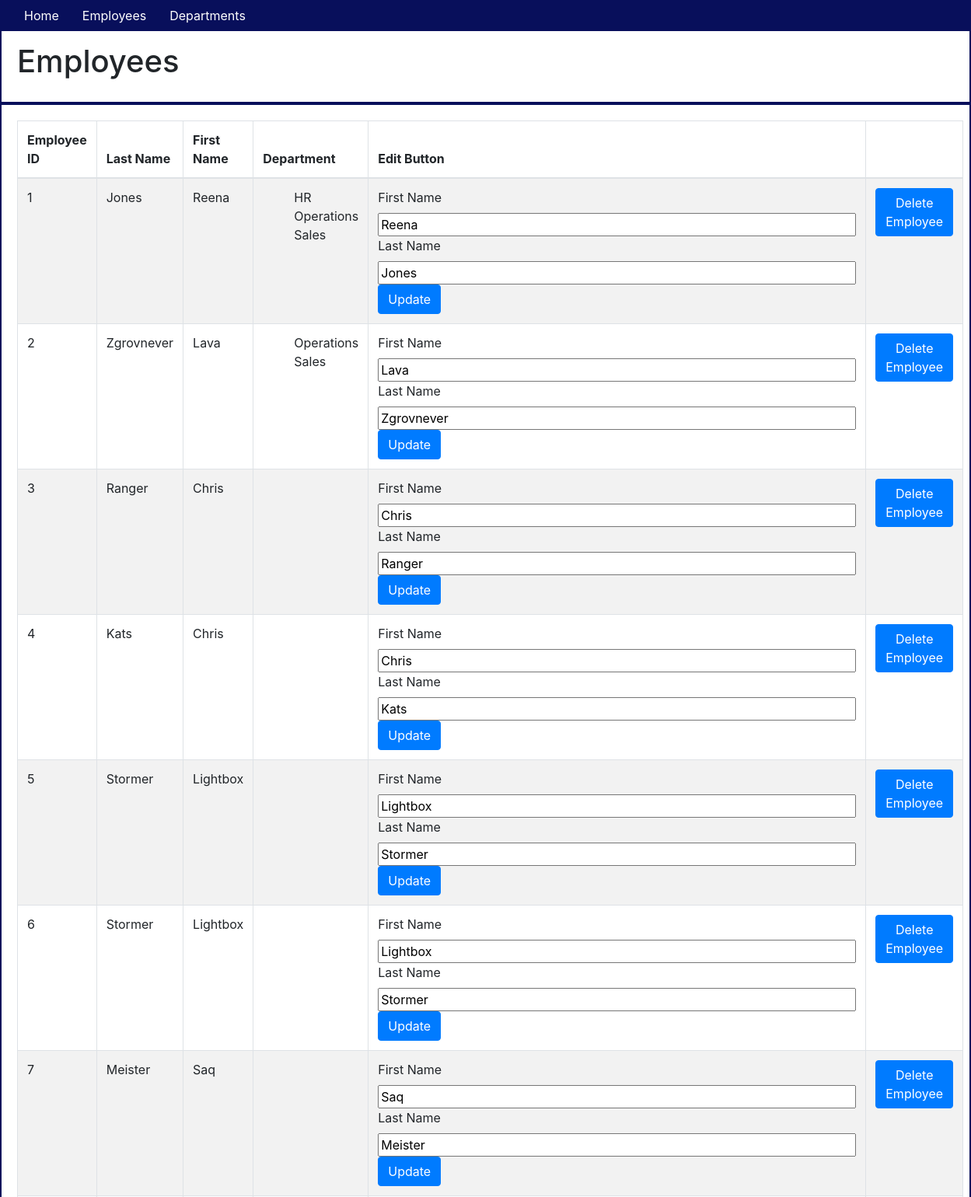
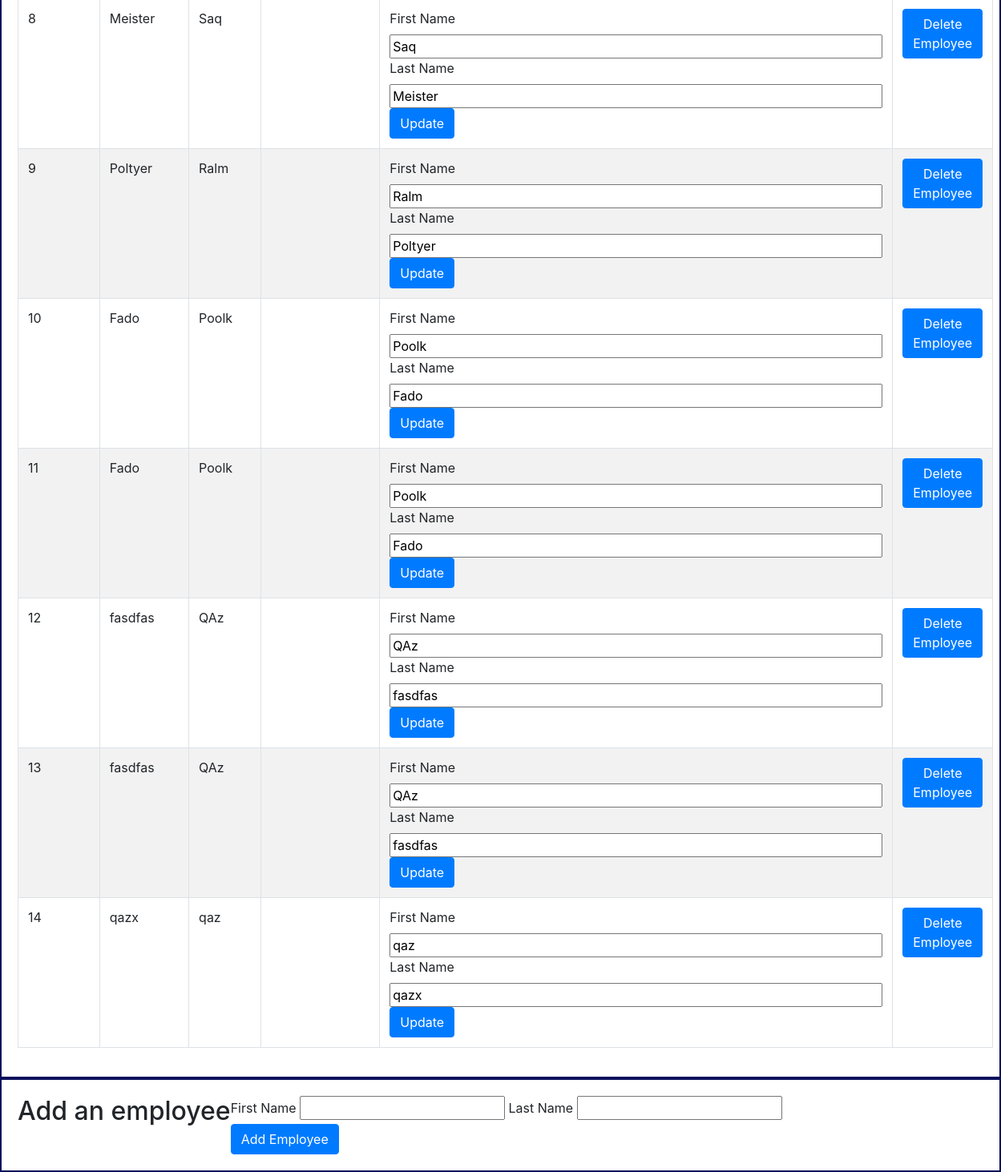
/employees, run on an earlier commit of the app's database (2 pictures, top to bottom).
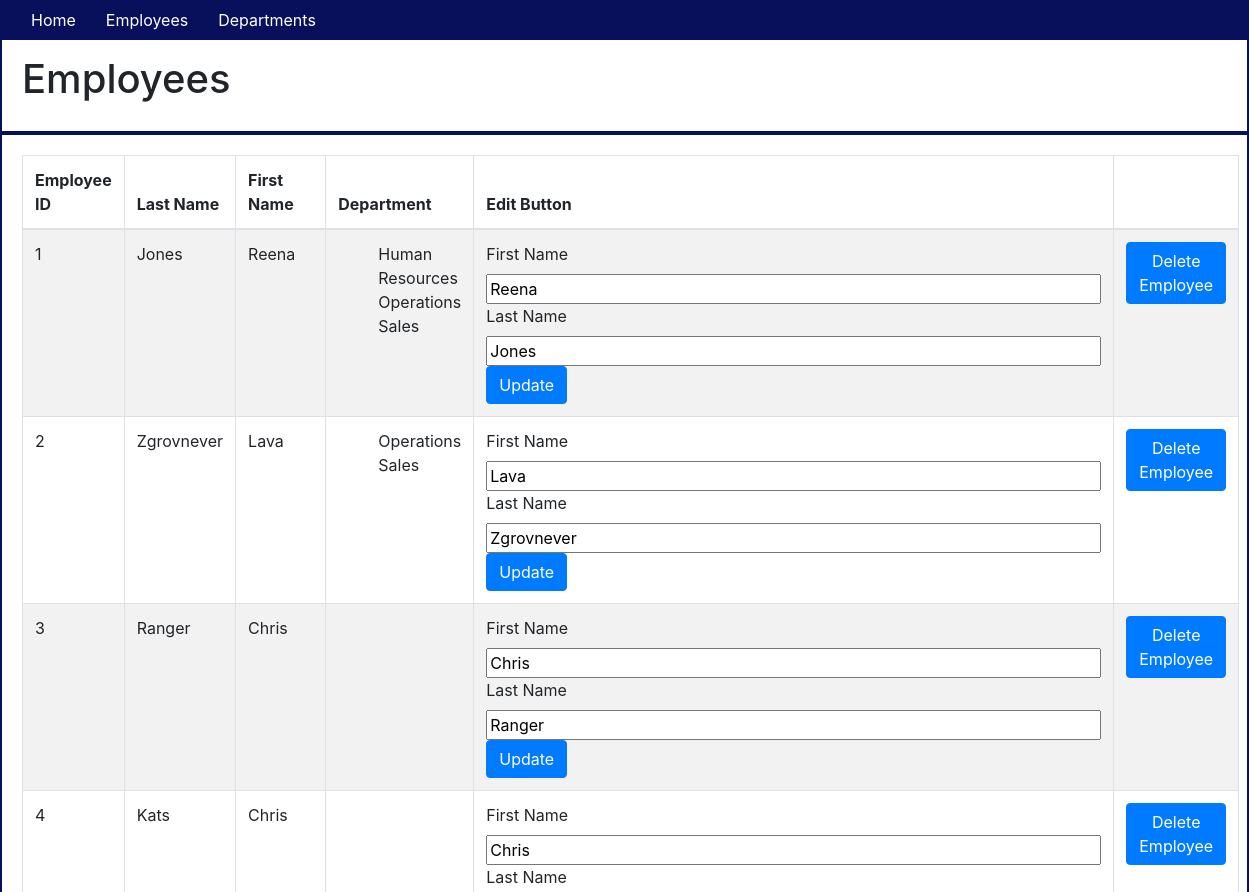
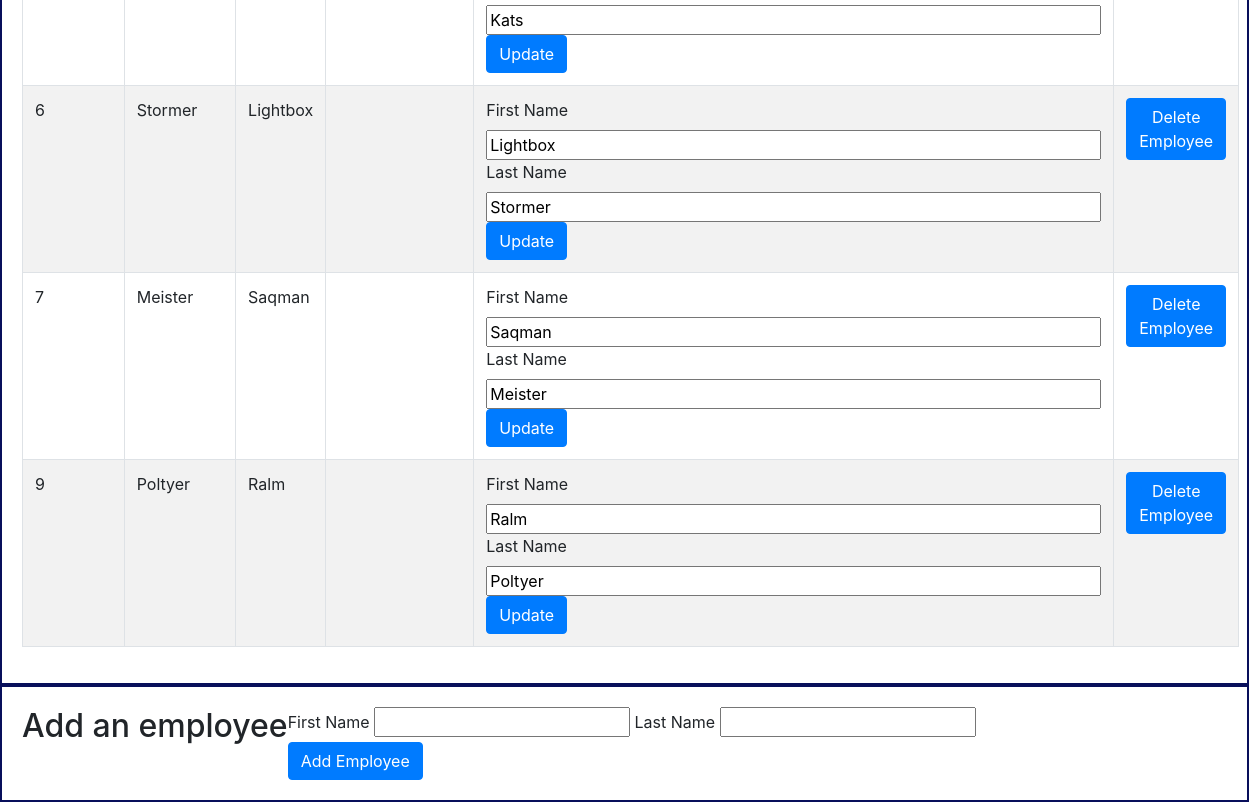
And on a later commit of the database (2 pictures, top to bottom).
### app/models.py (models this page shows, shortened)
class Employee(db.Model):
    id = db.Column(db.Integer, primary_key=True)
    first_name = db.Column(db.String(64))
    last_name = db.Column(db.String(64), index=True)
    departments = db.relationship('Department', secondary=links, backref='employee', lazy='dynamic')

class Department(db.Model):
    id = db.Column(db.Integer, primary_key=True)
    name = db.Column(db.String(64))
    employees = db.relationship('Employee', secondary=links, backref='department', lazy='dynamic')
    def __repr__(self):
        return '<{} Department>'.format(self.name)

### app/routes.py (the view)
@app.route('/employees')
def show_employees():
    employees = Employee.query.all()
    departments = Department.query.all()
    return render_template('employees.html', title="Employees", employees=employees, departments=departments)

### app/templates/employees.html (shortened to what this page needs)
{% extends "base.html" %} {% block content %}
<div class="container-fluid">
    <div class="row">
        <h1>Employees</h1>
    </div>
    <div class="row">
        <table class="table table-striped table-bordered">
            <thead>
                <th>Employee ID</th>
                <th>Last Name</th>
                <th>First Name</th>
                <th>Department</th>
                <th>Edit Button</th>
                <th></th>
            </thead>
            <tbody>
                {% for employee in employees %}
                <tr>
                    <td>{{employee.id}}</td>
                    <td>{{employee.last_name}}</td>
                    <td>{{employee.first_name}}</td>
                    <td>
                        <ul>
                            {% for employee_department in employee.departments %}
                            <li>{{employee_department.name}}</li>
                            {% endfor %}
                        </ul>
                    </td>
                    <td>
                        <form method="POST" action="/employees/{{employee.id}}/update">
                            <label for="first_name">First Name</label>
                            <input type="text" value="{{employee.first_name}}" name="new_first_name" size="55"><br>
                            <label for="last_name">Last Name</label>
                            <input type="text" value="{{employee.last_name}}" name="new_last_name" size="55"><br>
                            <button type="submit" class="btn btn-primary" value="Update">Update</button>
                        </form>
                    </td>
                    <td>
                        <form action="{{url_for('delete_employee', employee_id=employee.id)}}" method="POST">
                            <button type="submit" class="btn btn-primary" value="Delete Employee">Delete
                                Employee</button>
                        </form>
                    </td>
                </tr>
                {% endfor %}
            </tbody>
        </table>
    </div>
    <div class="row">
        <h2>Add an employee</h2>
        <form action="/employees" method="POST">
            <label for="first_name">First Name</label>
            <input type="text" name="first_name" id="first_name" required />
            <label for="last_name">Last Name</label>
            <input type="text" name="last_name" id="last_name" required />
            <br>
            <button type="submit" class="btn btn-primary" value="Add Employee">Add Employee</button>
        </form>
    </div>
</div>
{% endblock %}

What changed in the data, as far as the page shows it:
removed Employee: id "5", last_name "Stormer", first_name "Lightbox", new_first_name "Lightbox", new_last_name "Stormer"
removed Employee: id "8", last_name "Meister", first_name "Saq", new_first_name "Saq", new_last_name "Meister"
removed Employee: id "10", last_name "Fado", first_name "Poolk", new_first_name "Poolk", new_last_name "Fado"
removed Employee: id "11", last_name "Fado", first_name "Poolk", new_first_name "Poolk", new_last_name "Fado"
removed Employee: id "12", last_name "fasdfas", first_name "QAz", new_first_name "QAz", new_last_name "fasdfas"
removed Employee: id "13", last_name "fasdfas", first_name "QAz", new_first_name "QAz", new_last_name "fasdfas"
removed Employee: id "14", last_name "qazx", first_name "qaz", new_first_name "qaz", new_last_name "qazx"
changed Department: name "HR" → "Human Resources"
changed Employee "Meister": first_name "Saq" → "Saqman"; new_first_name "Saq" → "Saqman"
